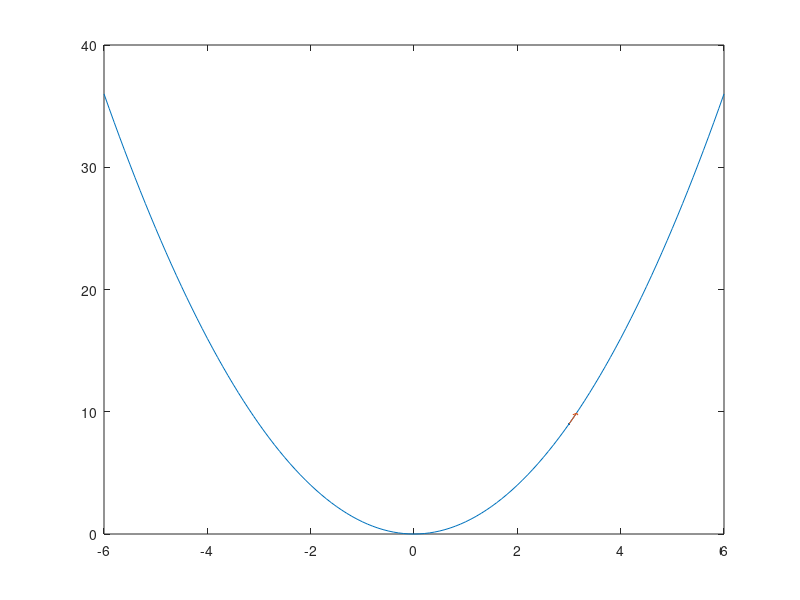

Here is the MATLAB script that generated this plot:
x = [-6:0.1:6];
y = x.^2;
plot(x, y)
hold on
scatter(3, 9, '.')
v1 = 1;
v2 = 6;
modulo_v = sqrt(v1^.2+v2.^2);
v1_unitario = v1/modulo_v;
v2_unitario = v2/modulo_v;

quiver(3, 9, v1_unitario, v2_unitario, 'MaxHeadSize', 0.1)